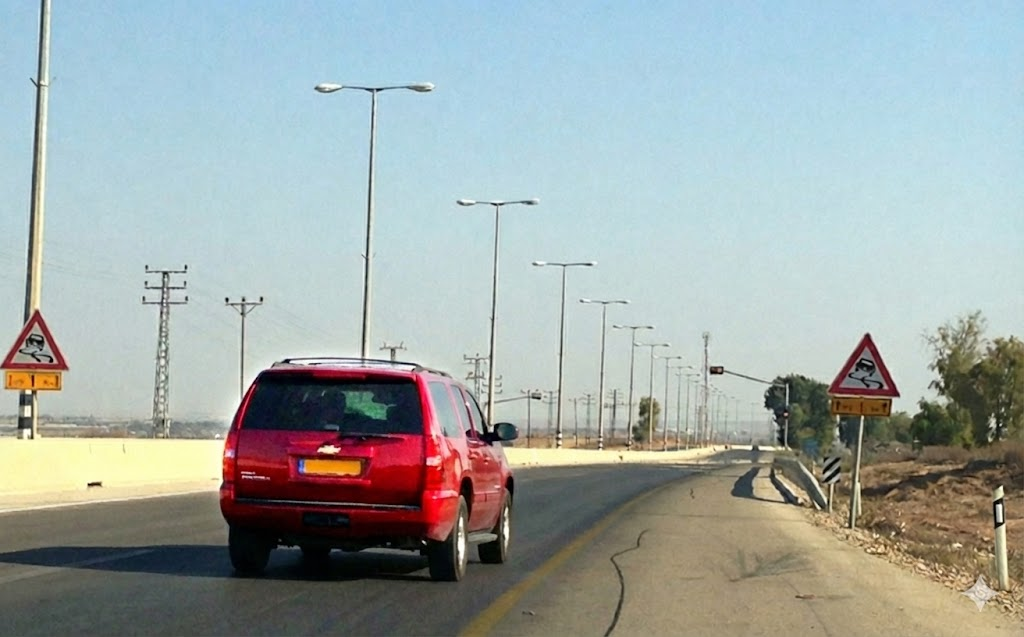
#> input picture pyton/pics_to_test/slippery_road_redcar.jpg, 1024 x 637 px, found by its file name
$ python golden_model_complete.py
#> lines starting #> are read from the running program, lines starting #| are printed output that depends on the picture; after the words box and inside, x2 and y2 are one past the last pixel; in counts of white or black regions, pixels touching at a corner belong together
"""
Golden Model for Road Sign Detection - Complete Image Processing Pipeline
Implements: Red Mask -> Morphology -> CCL -> Template Matching
Output: Reference data for comparison with RTL simulation
"""

import os
import sys
import numpy as np
from PIL import Image
from scipy.ndimage import binary_dilation, binary_erosion, label as scipy_label
import struct

# Configuration
BASE_DIR = "/users/epnyrk/Project/design/work/ProjectA"
INPUT_IMAGE_PATH = os.path.join(BASE_DIR, "pyton/pics_to_test/slippery_road_redcar.jpg")
DATA_DIR = os.path.join(BASE_DIR, "data")
TEMPLATE_DIR = os.path.join(BASE_DIR, "pyton/Templates")
RESULTS_DIR = os.path.join(BASE_DIR, "results")

# Image parameters
TARGET_WIDTH = 1920
TARGET_HEIGHT = 1080

# Algorithm parameters
MIN_RED_VAL = 15
MARGIN_SHIFT = 3
MORPH_KERNEL = 3  # 3x3 kernel for dilation/erosion

# Output files
IMAGE_IN_HEX = os.path.join(DATA_DIR, "image_in2.hex")
MASK_OUT_REF = os.path.join(DATA_DIR, "mask_out2.txt")
MORPH_OUT_REF = os.path.join(DATA_DIR, "morph_out2.txt")
CCL_LABELS_REF = os.path.join(DATA_DIR, "ccl_labels_golden.txt")
GEOM_BBOXES_REF = os.path.join(DATA_DIR, "geom_bboxes_golden.txt")

class GoldenModelPipeline:
    """Complete software implementation of road sign detector pipeline"""

    def __init__(self, img_path):
        """Initialize pipeline with input image"""
        self.img_path = img_path
        self.img_np = None
        self.red_mask = None
        self.morph_mask = None
        self.ccl_labels = None
        self.bboxes = None
        self.template_ids = None

        # Intermediate results for debugging
        self.r = None
        self.g = None
        self.b = None

    def load_and_prepare_image(self):
        """Load image and prepare for processing"""
        if not os.path.exists(self.img_path):
            print(f"Error: Input file '{self.img_path}' not found.")
            return False

        try:
            img = Image.open(self.img_path).convert('RGB')
#> img is the input picture: PIL image 1024x637 RGB; mean R, G, B 159.6, 169.2, 167.2

            if img.size != (TARGET_WIDTH, TARGET_HEIGHT):
                print(f"Info: Resizing from {img.size} to FHD {TARGET_WIDTH}x{TARGET_HEIGHT}")
#| Info: Resizing from (1024, 637) to FHD 1920x1080
                img = img.resize((TARGET_WIDTH, TARGET_HEIGHT), Image.Resampling.LANCZOS)
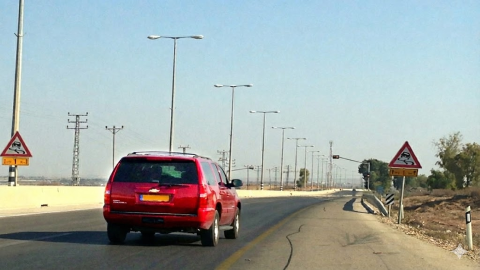
#> img: PIL image 1920x1080 RGB (shown at 1/4 size); mean R, G, B 159.6, 169.2, 167.2

            self.img_np = np.array(img, dtype=np.uint8)
            self.r = self.img_np[:, :, 0].astype(np.int16)
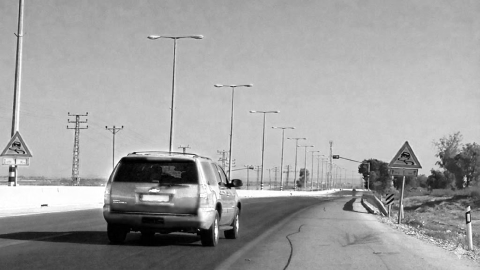
#> self.r: shape (1080, 1920) int16 (shown at 1/4 size); min 0, max 255, mean 159.6
            self.g = self.img_np[:, :, 1].astype(np.int16)
            self.b = self.img_np[:, :, 2].astype(np.int16)
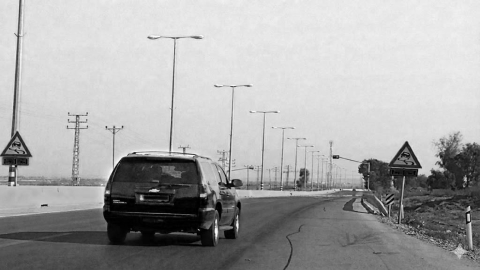
#> self.b: shape (1080, 1920) int16 (shown at 1/4 size); min 0, max 255, mean 167.2

            print(f"✓ Loaded image: {self.img_path}")
            print(f"  Shape: {self.img_np.shape}")
#|   Shape: (1080, 1920, 3)
            return True
        except Exception as e:
            print(f"Error loading image: {e}")
            return False

    def stage1_red_mask(self):
        """
        Stage 1: Red Mask Detection
        Implementation of red detection algorithm matching RTL behavior
        """
        print("\n[Stage 1] Computing Red Mask Detection...")

        # Calculate dynamic margin based on red channel
        margin = self.r >> MARGIN_SHIFT  # Right shift by 3 = divide by 8

        # Four conditions that must all be true
        cond1_dom_r_vs_g = (self.r > (self.g + margin))
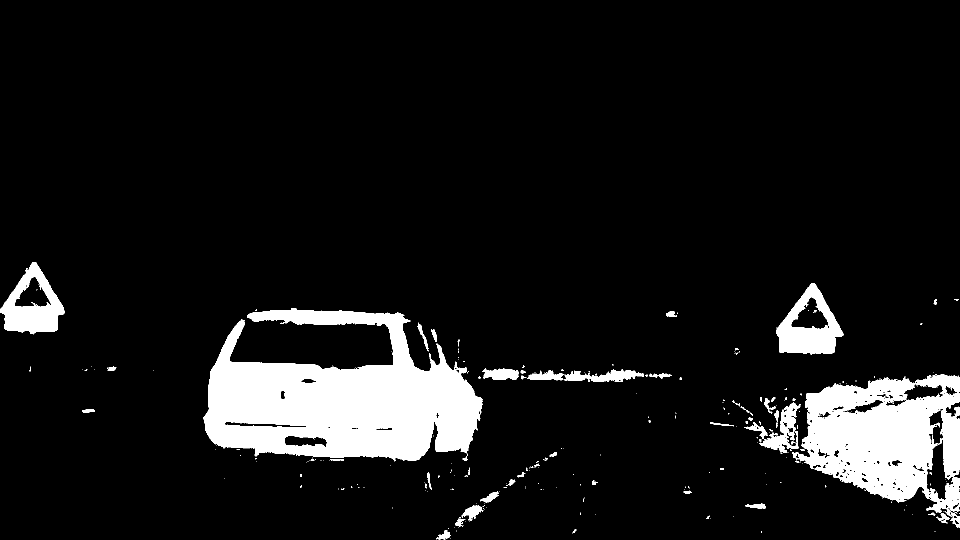
#> cond1_dom_r_vs_g: shape (1080, 1920) bool (shown at 1/2 size); 9.2% white; 287 white regions (230 under 20 px), largest, box (x1, y1, x2, y2) and area: (406, 617, 965, 923) 102611, (1584, 748, 1920, 1055) 57046, (1552, 566, 1687, 709) 9307
        cond2_dom_r_vs_b = (self.r > (self.b + margin))
#> cond2_dom_r_vs_b: shape (1080, 1920) bool; 26.3% white; 219 white regions (182 under 20 px), largest, box (x1, y1, x2, y2) and area: (0, 269, 1920, 1080) 533781, (1467, 685, 1532, 746) 1751, (709, 957, 812, 991) 1725
        cond3_orange_killer = (self.g < (self.b + margin))
#> cond3_orange_killer: shape (1080, 1920) bool; 77.6% white; 565 black regions (485 under 20 px), largest, box (x1, y1, x2, y2) and area: (851, 537, 1920, 1080) 331342, (0, 624, 424, 936) 79002, (434, 819, 964, 1030) 31322
        cond4_min_red = (self.r > MIN_RED_VAL)
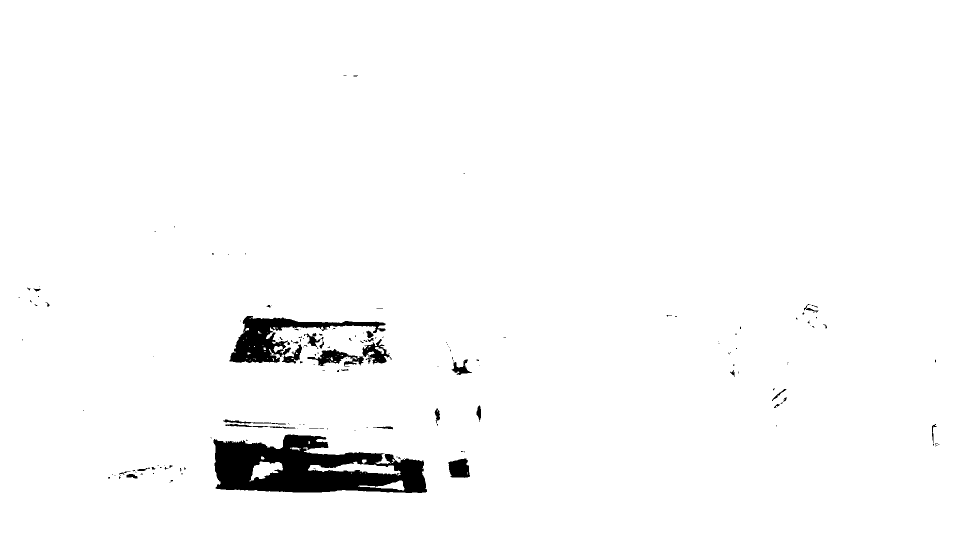
#> cond4_min_red: shape (1080, 1920) bool (shown at 1/2 size); 97.6% white; 164 black regions (128 under 20 px), largest, box (x1, y1, x2, y2) and area: (427, 869, 854, 986) 31220, (459, 632, 771, 727) 9853, (615, 698, 728, 733) 1650

        # Combine all conditions with AND logic
        self.red_mask = np.logical_and.reduce((cond1_dom_r_vs_g, cond2_dom_r_vs_b,
                                               cond3_orange_killer, cond4_min_red))
#> self.red_mask: shape (1080, 1920) bool; 4.7% white; 96 white regions (85 under 20 px), largest, box (x1, y1, x2, y2) and area: (406, 621, 965, 918) 87149, (1552, 566, 1687, 676) 5248, (0, 524, 129, 630) 4627

        # Count statistics
        red_pixels = np.sum(self.red_mask)
#> red_pixels = 97618
        total_pixels = TARGET_HEIGHT * TARGET_WIDTH
        red_percent = 100.0 * red_pixels / total_pixels
#> red_percent = 4.71

        print(f"  ✓ Red pixels: {red_pixels} ({red_percent:.2f}%)")
#|   ✓ Red pixels: 97618 (4.71%)
        return True

    def stage2_morphology(self):
        """
        Stage 2: Morphology Filter (Dilation -> Erosion)
        Implementation: Dilation with 3x3 kernel, then erosion with 3x3 kernel
        """
        print("\n[Stage 2] Computing Morphology Filter...")

        # Create 3x3 structuring element for morphological operations
        kernel = np.ones((MORPH_KERNEL, MORPH_KERNEL), dtype=bool)

        # Dilation: expand regions
        dilated = binary_dilation(self.red_mask, structure=kernel)
#> dilated: shape (1080, 1920) bool; 5.1% white; 41 white regions (23 under 20 px), largest, box (x1, y1, x2, y2) and area: (405, 620, 966, 921) 92512, (1551, 565, 1688, 677) 6143, (0, 523, 130, 631) 5452

        # Erosion: shrink regions (closing operation)
        self.morph_mask = binary_erosion(dilated, structure=kernel)
#> self.morph_mask: shape (1080, 1920) bool; 4.7% white; 57 white regions (46 under 20 px), largest, box (x1, y1, x2, y2) and area: (406, 621, 965, 920) 87908, (1552, 566, 1687, 676) 5311, (1, 524, 129, 630) 4662

        # Statistics
        morph_pixels = np.sum(self.morph_mask)
#> morph_pixels = 98493
        red_pixels = np.sum(self.red_mask)
#> red_pixels = 97618

        print(f"  ✓ After dilation: {np.sum(dilated)} pixels")
#|   ✓ After dilation: 105575 pixels
        print(f"  ✓ After morphology: {morph_pixels} pixels")
#|   ✓ After morphology: 98493 pixels
        print(f"  ✓ Change from red mask: {morph_pixels - red_pixels:+d} pixels")
#|   ✓ Change from red mask: +875 pixels
        return True

    def stage3_connected_component_labeling(self):
        """
        Stage 3: Connected Component Labeling (CCL)
        Identifies individual objects from the morphology output
        """
        print("\n[Stage 3] Computing Connected Component Labeling...")

        # Use scipy's label function with 8-connectivity
        self.ccl_labels, num_labels = scipy_label(self.morph_mask, structure=np.ones((3,3)))
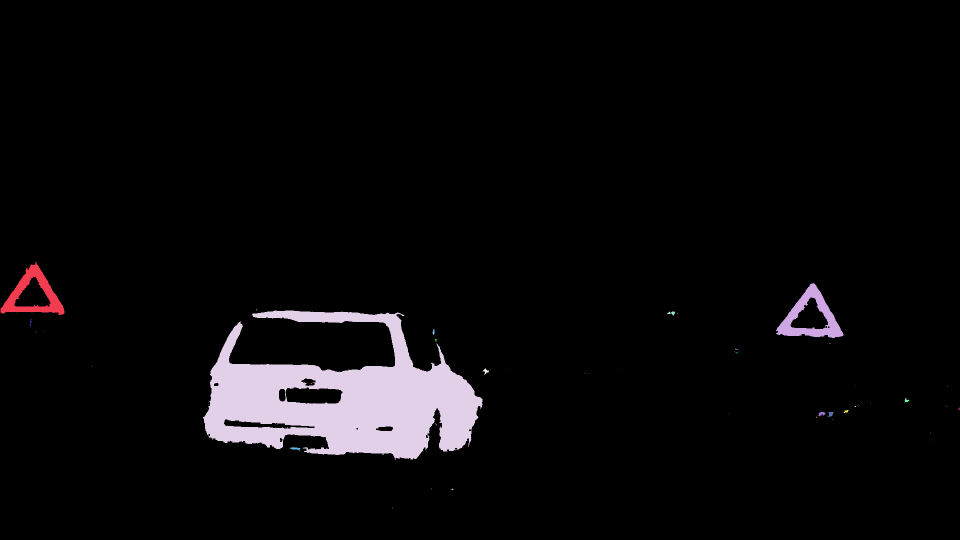
#> self.ccl_labels: shape (1080, 1920) int32 (shown at 1/2 size); 58 distinct labels, from 0 to 57; one colour per label, 0 black
#> num_labels = 57

        print(f"  ✓ Found {num_labels} connected components")
#|   ✓ Found 57 connected components

        # Get statistics for each connected component
        if num_labels > 0:
            component_sizes = np.bincount(self.ccl_labels.ravel())
#> component_sizes = 58 values, max 1975107 at index 0, min 1 at index 9, mean 35751.7
            print(f"  ✓ Component sizes: min={np.min(component_sizes[1:])}, "
                  f"max={np.max(component_sizes[1:])}, "
                  f"mean={np.mean(component_sizes[1:]):.1f}")
#|   ✓ Component sizes: min=1, max=87908, mean=1727.9

        return True

    def stage4_geometry_filtering(self):
        """
        Stage 4: Geometry Filtering
        Computes bounding boxes for each connected component
        """
        print("\n[Stage 4] Computing Geometry Filtering...")

        bboxes_list = []
        template_ids_list = []

        if self.ccl_labels is not None and np.max(self.ccl_labels) > 0:
            num_labels = np.max(self.ccl_labels)
#> num_labels = 57

            for label_id in range(1, num_labels + 1):
                # Find all pixels belonging to this label
                component_mask = (self.ccl_labels == label_id)

                if not np.any(component_mask):
                    continue

                # Find bounding box
                rows, cols = np.where(component_mask)
                ymin, ymax = int(np.min(rows)), int(np.max(rows))
                xmin, xmax = int(np.min(cols)), int(np.max(cols))

                # Store bounding box
                bboxes_list.append({
                    'label_id': label_id,
                    'xmin': xmin,
                    'xmax': xmax,
                    'ymin': ymin,
                    'ymax': ymax,
                    'width': xmax - xmin + 1,
                    'height': ymax - ymin + 1,
                    'area': np.sum(component_mask)
                })

                # Placeholder: template_id will be populated by matching stage
                template_ids_list.append(0)
#> this loop made 57 passes
#> (rows, cols, ymin, ymax, xmin, xmax) on passes 3, 6, 9: ([619, 619, 620], [512, 513, 512], 619, 620, 512, 513), ([625, 626, 627], [1354, 1354, 1354], 625, 627, 1354, 1354), ([663], [73], 663, 663, 73, 73)
#> pass 3, in stage4_geometry_filtering, `component_mask = (self.ccl_labels == label_id)`:
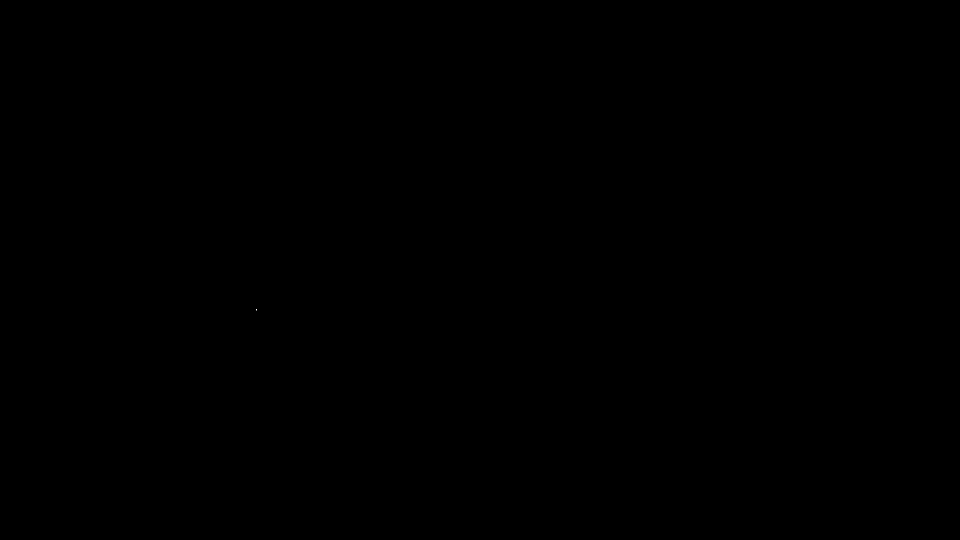
#> component_mask: shape (1080, 1920) bool (shown at 1/2 size); 0% white in thin lines or dots, all inside (x1, y1, x2, y2) = (512, 619, 514, 621)
#> after the loop, bboxes_list = 57 items; template_ids_list = 57 values from 0 to 0

            self.bboxes = bboxes_list
#> self.bboxes = 57 items
            self.template_ids = template_ids_list
#> self.template_ids = 57 values from 0 to 0

            print(f"  ✓ Extracted {len(self.bboxes)} bounding boxes")
#|   ✓ Extracted 57 bounding boxes
            if self.bboxes:
                areas = [bb['area'] for bb in self.bboxes]
#> areas = 57 values, max 87908 at index 3, min 1 at index 8, mean 1727.9
                print(f"  ✓ Area statistics: min={np.min(areas)}, max={np.max(areas)}, "
                      f"mean={np.mean(areas):.1f}")
#|   ✓ Area statistics: min=1, max=87908, mean=1727.9
        else:
            print(f"  ✗ No components to filter")
            self.bboxes = []
            self.template_ids = []

        return True

    def run_complete_pipeline(self):
        """Execute the complete processing pipeline"""
        print("\n" + "="*70)
        print("GOLDEN MODEL - COMPLETE PROCESSING PIPELINE")
        print("="*70)

        if not self.load_and_prepare_image():
            return False

        if not self.stage1_red_mask():
            return False

        if not self.stage2_morphology():
            return False

        if not self.stage3_connected_component_labeling():
            return False

        if not self.stage4_geometry_filtering():
            return False

        print("\n" + "="*70)
        print("✓ PIPELINE EXECUTION COMPLETE")
        print("="*70)
        return True

    def save_outputs(self):
        """Save golden reference outputs"""
        print("\n" + "="*70)
        print("SAVING GOLDEN REFERENCE OUTPUTS")
        print("="*70)

        if not os.path.exists(DATA_DIR):
            os.makedirs(DATA_DIR)

        # 1. Save image_in2.hex (RGB input)
        print(f"\nGenerating: {IMAGE_IN_HEX}")
        with open(IMAGE_IN_HEX, 'w') as f:
            for y in range(TARGET_HEIGHT):
                for x in range(TARGET_WIDTH):
                    r_val = self.img_np[y, x, 0]
                    g_val = self.img_np[y, x, 1]
                    b_val = self.img_np[y, x, 2]
                    hex_str = f"00{r_val:02x}{g_val:02x}{b_val:02x}\n"
                    f.write(hex_str)
        print(f"  ✓ Saved {TARGET_HEIGHT * TARGET_WIDTH} pixels")

        # 2. Save mask_out2.txt (Red mask bits)
        print(f"\nGenerating: {MASK_OUT_REF}")
        with open(MASK_OUT_REF, 'w') as f:
            for y in range(TARGET_HEIGHT):
                for x in range(TARGET_WIDTH):
                    bit = '1' if self.red_mask[y, x] else '0'
                    f.write(bit + '\n')
        red_count = np.sum(self.red_mask)
#> red_count = 97618
        print(f"  ✓ Saved {red_count} red pixels out of {TARGET_HEIGHT * TARGET_WIDTH}")
#|   ✓ Saved 97618 red pixels out of 2073600

        # 3. Save morph_out2.txt (Morphology output bits)
        print(f"\nGenerating: {MORPH_OUT_REF}")
        with open(MORPH_OUT_REF, 'w') as f:
            for y in range(TARGET_HEIGHT):
                for x in range(TARGET_WIDTH):
                    bit = '1' if self.morph_mask[y, x] else '0'
                    f.write(bit + '\n')
        morph_count = np.sum(self.morph_mask)
#> morph_count = 98493
        print(f"  ✓ Saved {morph_count} morphology pixels")
#|   ✓ Saved 98493 morphology pixels

        # 4. Save CCL labels
        print(f"\nGenerating: {CCL_LABELS_REF}")
        with open(CCL_LABELS_REF, 'w') as f:
            for y in range(TARGET_HEIGHT):
                for x in range(TARGET_WIDTH):
                    label_val = self.ccl_labels[y, x]
                    f.write(f"{label_val} ")
                if (y + 1) % 10 == 0:
                    f.write("\n")
        print(f"  ✓ Saved CCL labels for {TARGET_HEIGHT}x{TARGET_WIDTH} image")

        # 5. Save geometry bboxes
        print(f"\nGenerating: {GEOM_BBOXES_REF}")
        with open(GEOM_BBOXES_REF, 'w') as f:
            f.write(f"# Bounding Boxes from Golden Model\n")
            f.write(f"# Format: id xmin xmax ymin ymax width height area\n")
            f.write(f"# Total Components: {len(self.bboxes)}\n\n")
            for i, bb in enumerate(self.bboxes):
                f.write(f"{bb['label_id']} {bb['xmin']} {bb['xmax']} {bb['ymin']} "
                       f"{bb['ymax']} {bb['width']} {bb['height']} {bb['area']}\n")
#> this loop made 57 passes
        print(f"  ✓ Saved {len(self.bboxes)} bounding boxes")
#|   ✓ Saved 57 bounding boxes

        print("\n✓ All golden reference outputs saved successfully")
        return True

    def print_summary(self):
        """Print summary of processing results"""
        print("\n" + "="*70)
        print("PROCESSING SUMMARY")
        print("="*70)
        print(f"\nImage: {self.img_path}")
        print(f"Resolution: {TARGET_WIDTH}x{TARGET_HEIGHT}")
        print(f"\nStage 1 - Red Mask:")
        print(f"  Red pixels: {np.sum(self.red_mask)}")
#|   Red pixels: 97618
        print(f"\nStage 2 - Morphology:")
        print(f"  Morphology pixels: {np.sum(self.morph_mask)}")
#|   Morphology pixels: 98493
        print(f"\nStage 3 - CCL:")
        print(f"  Connected components: {np.max(self.ccl_labels) if self.ccl_labels is not None else 0}")
#|   Connected components: 57
        print(f"\nStage 4 - Geometry:")
        print(f"  Bounding boxes: {len(self.bboxes)}")
#|   Bounding boxes: 57
        print("="*70)


def main():
    """Main entry point"""
    print("\n")
    print("╔" + "="*68 + "╗")
    print("║" + " ROAD SIGN DETECTOR - GOLDEN MODEL REFERENCE GENERATOR ".center(68) + "║")
    print("╚" + "="*68 + "╝")

    # Create pipeline
    pipeline = GoldenModelPipeline(INPUT_IMAGE_PATH)

    # Run complete pipeline
    if not pipeline.run_complete_pipeline():
        print("✗ Pipeline execution failed")
        return False

    # Save outputs
    if not pipeline.save_outputs():
        print("✗ Failed to save outputs")
        return False

    # Print summary
    pipeline.print_summary()

    print("\n✓ Golden model generation complete!")
    print(f"  Reference files saved to: {DATA_DIR}")

    return True


if __name__ == "__main__":
    success = main()
    sys.exit(0 if success else 1)
#> (the program exits here)
